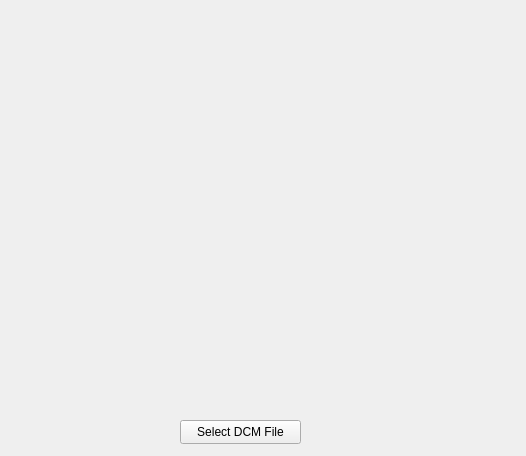
<?xml version="1.0" encoding="UTF-8"?>
<ui version="4.0">
 <class>MainWindow</class>
 <widget class="QMainWindow" name="MainWindow">
  <property name="geometry">
   <rect>
    <x>0</x>
    <y>0</y>
    <width>526</width>
    <height>456</height>
   </rect>
  </property>
  <property name="windowTitle">
   <string>MainWindow</string>
  </property>
  <widget class="QWidget" name="centralWidget">
   <widget class="QVTKWidget" name="vtkRenderer" native="true">
    <property name="geometry">
     <rect>
      <x>0</x>
      <y>0</y>
      <width>521</width>
      <height>411</height>
     </rect>
    </property>
   </widget>
   <widget class="QPushButton" name="btnOpenDCMFolder">
    <property name="geometry">
     <rect>
      <x>180</x>
      <y>420</y>
      <width>121</width>
      <height>24</height>
     </rect>
    </property>
    <property name="text">
     <string>Select DCM File</string>
    </property>
   </widget>
  </widget>
 </widget>
 <layoutdefault spacing="6" margin="11"/>
 <customwidgets>
  <customwidget>
   <class>QVTKWidget</class>
   <extends>QWidget</extends>
   <header>QVTKWidget.h</header>
   <container>1</container>
  </customwidget>
 </customwidgets>
 <resources/>
 <connections/>
</ui>
